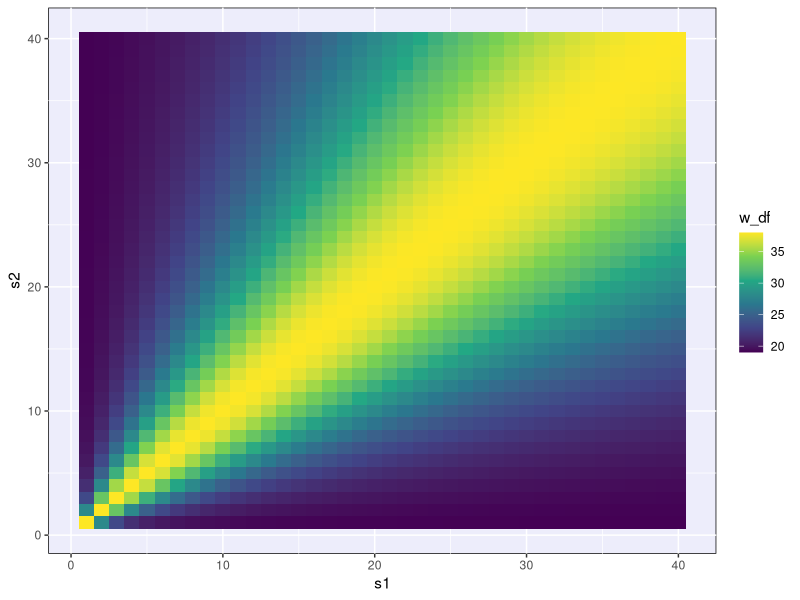

Generate this figure with R:
## ---- chunk 1
knitr::opts_chunk$set(echo = TRUE, warning = TRUE, message = FALSE,
                      error = TRUE)

library(tidyverse)
## ---- chunk 2
old <- theme_get()

theme_set(theme(panel.background = element_rect(fill = "#ededfb")))
## ---- chunk 3
pt(2.113, df = 34, lower.tail = F)
## ---- chunk 4
n <- (1.96/0.08)^2 * 0.25
n
## ---- chunk 5
test_stat <- qt(0.95, df = 149)
test_stat
## ---- chunk 6
xbar <- test_stat * (43.1/sqrt(150)) + 5
xbar
## ---- chunk 7
welch_df_data <- tibble(
  s1 = rep(1:40, 40),
  s2 = rep(1:40, each = 40),
  
  w_numerator = (s1^2/20 + s2^2/20)^2,
  w_denominator = (s1^4/(20^2*(20-1)) + s2^4/(20^2*(20-1))),
  
  w_df = round(w_numerator / w_denominator, 3)
)
## ---- chunk 8
welch_df_data %>%
  slice_min(w_df)

welch_df_data %>%
  slice_max(w_df)
## ---- chunk 9
ggplot(welch_df_data, aes(x = s1, y = s2, fill = w_df)) +
  geom_tile() +
  scale_fill_viridis_c()
